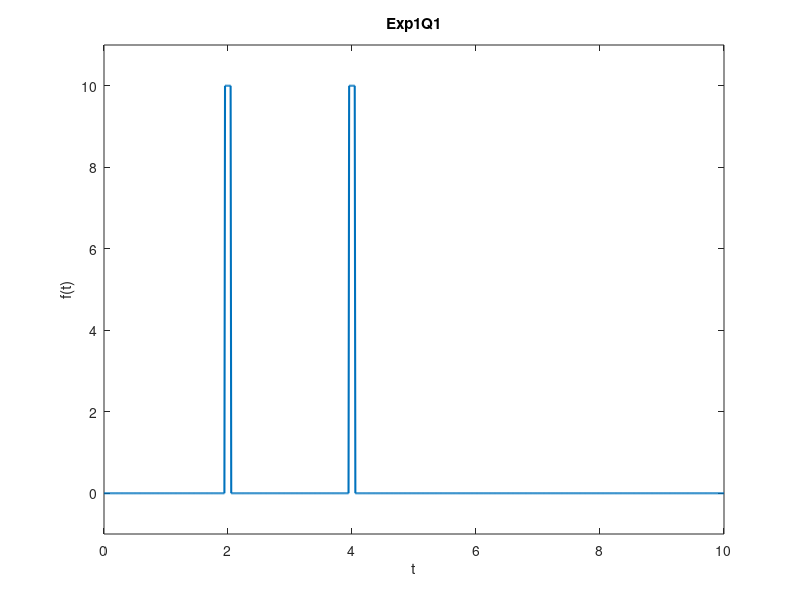
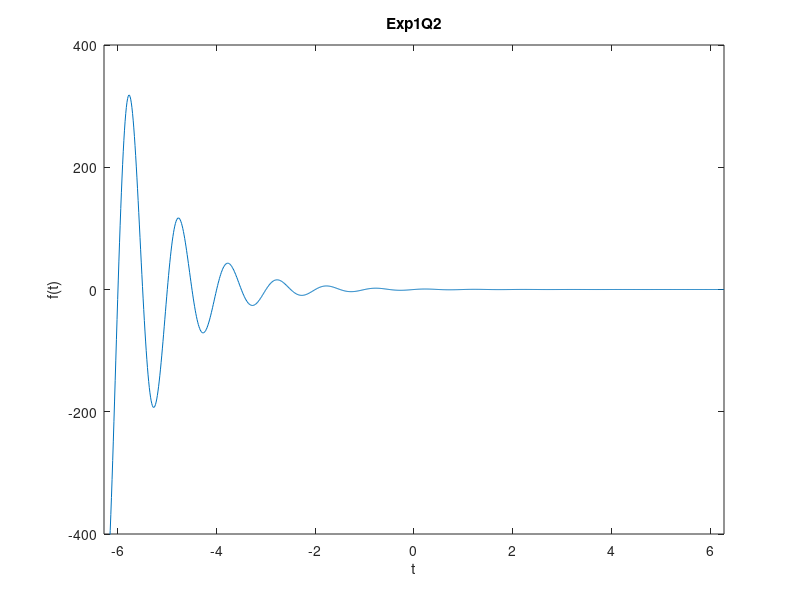
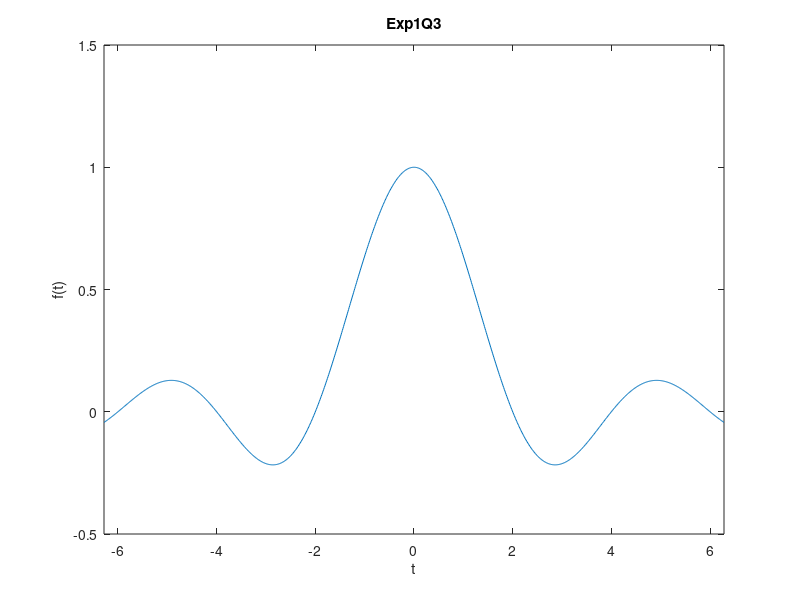
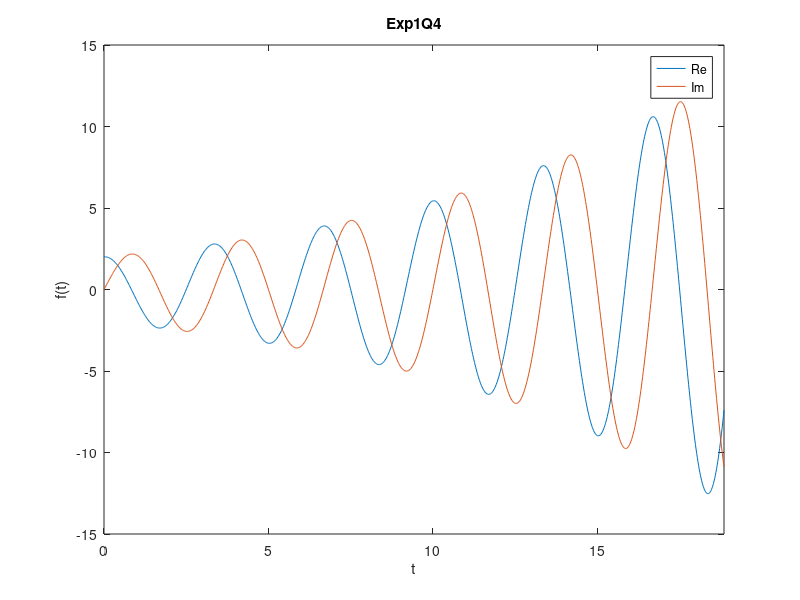

MATLAB code for these plots, in order:
function exp1()
    % Exp1: 连续时间信号的产生
    % Creates output directory and runs all questions

    if ~exist('output', 'dir')
        mkdir('output');
    end

    q1();
    q2();
    q3();
    q4();
    q5();
    q6();
    q7();
end

function q1()
    t = linspace(0, 10, 1000);
    signal = zeros(size(t));
    % dt = 0.1, area = 1
    % delta(t-2):
    delta_mask1 = (t >= 1.95) & (t <= 2.05);
    signal(delta_mask1) = 10;
    % delta(t-4):
    delta_mask2 = (t >= 3.95) & (t <= 4.05);
    signal(delta_mask2) = 10;

    f = figure('Visible', 'off');
    plot(t, signal, 'LineWidth', 1.5);
    xlim([0, 10]);
    ylim([-1, 11]);
    xlabel('t');
    ylabel('f(t)');
    title('Exp1Q1');
    saveas(f, 'output/exp1q1.png');
    close(f);
end

function q2()
    % Matches exp1.py: t from -2pi to 2pi
    t = linspace(-2*pi, 2*pi, 1000);
    f_t = exp(-t) .* sin(2*pi*t);

    f = figure('Visible', 'off');
    plot(t, f_t);
    xlim([-2*pi, 2*pi]);
    ylim([-400, 400]);
    xlabel('t');
    ylabel('f(t)');
    title('Exp1Q2');
    saveas(f, 'output/exp1q2.png');
    close(f);
end

function q3()
    t = linspace(-2*pi, 2*pi, 1000);
    % Python: np.sinc(x) = sin(pi*x)/(pi*x)
    % MATLAB: sinc(x) = sin(pi*x)/(pi*x)
    % exp1.py: sinc(t/2)
    f_val = sinc(t / 2);

    f = figure('Visible', 'off');
    plot(t, f_val);
    xlim([-2*pi, 2*pi]);
    ylim([-0.5, 1.5]);
    xlabel('t');
    ylabel('f(t)');
    title('Exp1Q3');
    saveas(f, 'output/exp1q3.png');
    close(f);
end

function q4()
    t = linspace(0, 6*pi, 1000);
    real_part = 2 * exp(0.1 * t) .* cos(0.6 * pi * t);
    imag_part = 2 * exp(0.1 * t) .* sin(0.6 * pi * t);

    f = figure('Visible', 'off');
    plot(t, real_part, 'DisplayName', 'Re');
    hold on;
    plot(t, imag_part, 'DisplayName', 'Im');
    legend('show');
    xlim([0, 6*pi]);
    ylim([-15, 15]);
    xlabel('t');
    ylabel('f(t)');
    title('Exp1Q4');
    saveas(f, 'output/exp1q4.png');
    close(f);
end

function q5()
    t = linspace(-6, 10, 1000);
    % where((t >= -3) & (t < 2), 1, 0)
    sig = zeros(size(t));
    sig((t >= -3) & (t < 2)) = 1;

    f = figure('Visible', 'off');
    % Use stairs for 'step' equivalent
    stairs(t, sig, 'LineWidth', 1.5);
    xlim([-6, 10]);
    ylim([-0.5, 1.5]);
    xlabel('t');
    ylabel('f(t)');
    title('Exp1Q5');
    saveas(f, 'output/exp1q5.png');
    close(f);
end

function q6()
    freq = 200; % Hz
    T = 1 / freq;
    num_samples_per_period = 16;
    num_periods = 3;
    total_samples = num_periods * num_samples_per_period;
    t = linspace(0, num_periods * T, total_samples);

    % Square wave manually
    % Python: np.where((t % T) < T / 2, 1, -1)
    square_wave = ones(size(t));
    square_wave(mod(t, T) >= T/2) = -1;

    f = figure('Visible', 'off');
    stem(t, square_wave, 'BaseValue', 0);
    xlim([0, num_periods * T]);
    ylim([-1.5, 1.5]);
    xlabel('t');
    ylabel('f(t) sampled');
    title('Exp1Q6');
    saveas(f, 'output/exp1q6.png');
    close(f);
end

function q7()
    freq = 3000; % Hz
    T = 1 / freq;
    num_samples_per_period = 32;
    num_periods = 2;
    total_samples = num_periods * num_samples_per_period;
    t = linspace(0, num_periods * T, total_samples);

    % Sawtooth: (t % T) / T
    sawtooth_wave = mod(t, T) / T;

    f = figure('Visible', 'off');
    stem(t, sawtooth_wave, 'BaseValue', 0);
    xlim([0, num_periods * T]);
    ylim([-0.1, 1.1]);
    xlabel('t');
    ylabel('f(t) sampled');
    title('Exp1Q7');
    saveas(f, 'output/exp1q7.png');
    close(f);
end
